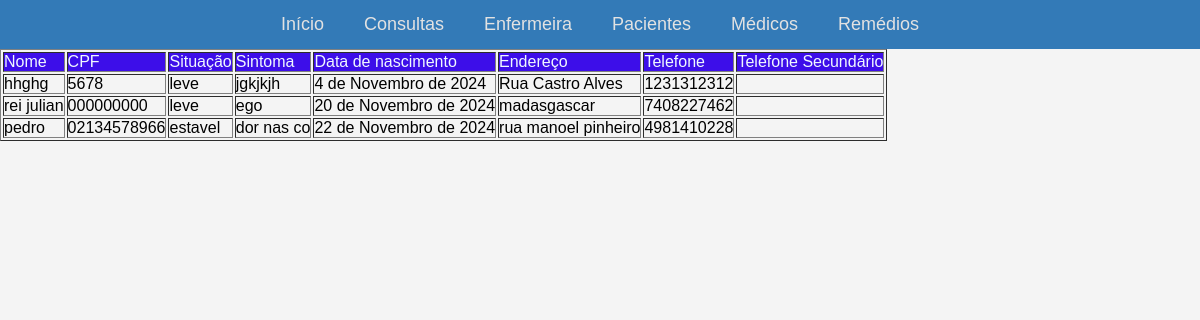
The app's page /pacientes, older data.
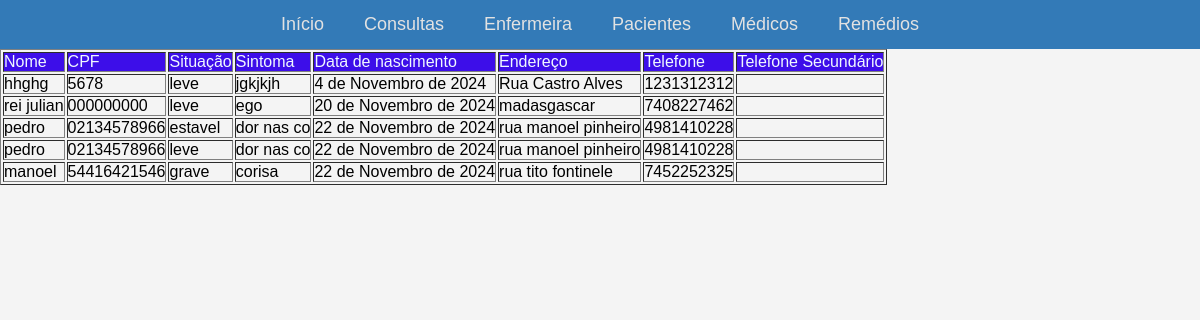
The same page, newer data.
### app1/models.py (models this page shows, shortened)
class Paciente(models.Model):
    class Situacao(models.TextChoices):
        LEVE = 'leve', 'leve'
        ESTAVEL = 'estavel', 'estavel'
        GRAVE = 'grave', 'grave'
    nome = models.CharField(max_length=100, blank=False)
    sintoma = models.CharField(max_length=300, blank=False)
    situacao = models.CharField(max_length=10, choices=Situacao.choices, default=Situacao.LEVE, blank=False)
    cpf = models.CharField(max_length=11, blank=False)
    data_nascimento = models.DateField(blank=False)
    endereco = models.CharField(max_length=250, blank=False)
    telefone = models.CharField(max_length=10, blank=False)
    telefone_familiar = models.CharField(max_length=10, blank=False)

### app1/views.py (the view)
# urls.py: path('pacientes', pacientes, name="pacientes"),
def pacientes(request):
    return render(request,'Pacientes.html',{'paciente':Paciente.objects.all()})

### app1/templates/Pacientes.html (shortened to what this page needs)
<table border="1">
</head>
<body>
<header>
    <nav>
        <ul>
            <li><a href="in">Início</a></li>
            <li><a href="consulta">Consultas</a></li>
            <li><a href="enfermeiras">Enfermeira</a></li>
            <li><a href="pacientes">Pacientes</a></li>
            <li><a href="medicos">Médicos</a></li>
            <li><a href="remedios">Remédios</a></li>
        </ul>
    </nav>
</header>
  <thead>
    <tr>
      <td>Nome</td>
      <td>CPF</td>
      <td>Situação</td>
      <td>Sintoma</td>
      <td>Data de nascimento</td>
      <td>Endereço</td>
      <td>Telefone</td>
      <td>Telefone Secundário</td>
    </tr>
  </thead>
  <tbody>
    {% for valor in paciente %}
    <tr>
      <td>{{valor.nome}}</td>
      <td>{{valor.cpf}}</td>
      <td>{{valor.situacao}}</td>
      <td>{{valor.sintoma}}</td>
      <td>{{valor.data_nascimento}}</td>
      <td>{{valor.endereco}}</td>
      <td>{{valor.telefone}}</td>
      <td>{{valor.telefone_secundario}}</td>
    </tr>
    {% endfor %}
  </tbody>
</table>

Row changes from the older to the newer data that the page shows:
added Paciente: nome "pedro", cpf "02134578966", situacao "leve", sintoma "dor nas co", data_nascimento "22 de Novembro de 2024", endereco "rua manoel pinheiro", telefone "4981410228"
added Paciente: nome "manoel", cpf "54416421546", situacao "grave", sintoma "corisa", data_nascimento "22 de Novembro de 2024", endereco "rua tito fontinele", telefone "7452252325"
